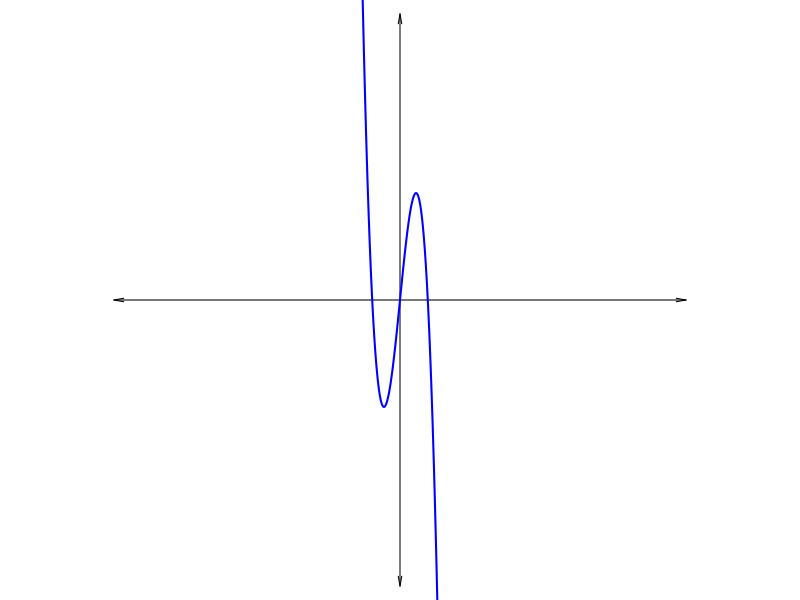
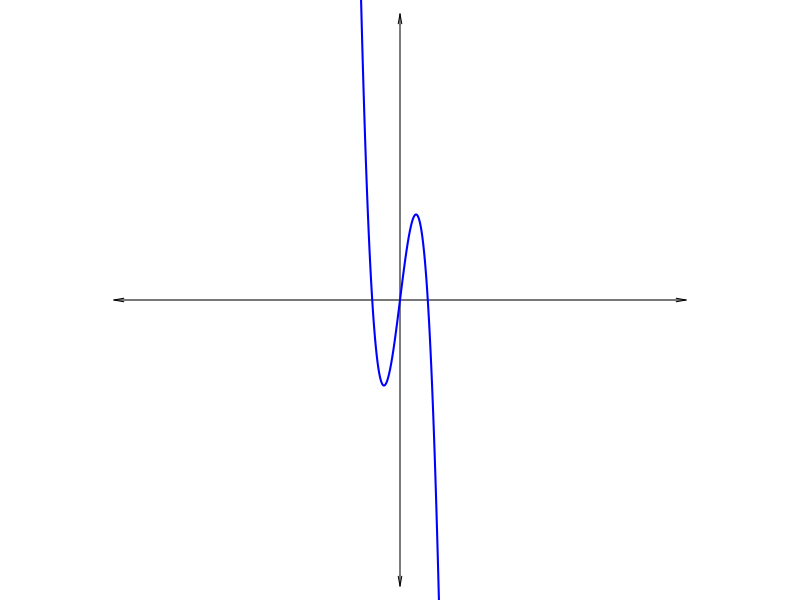
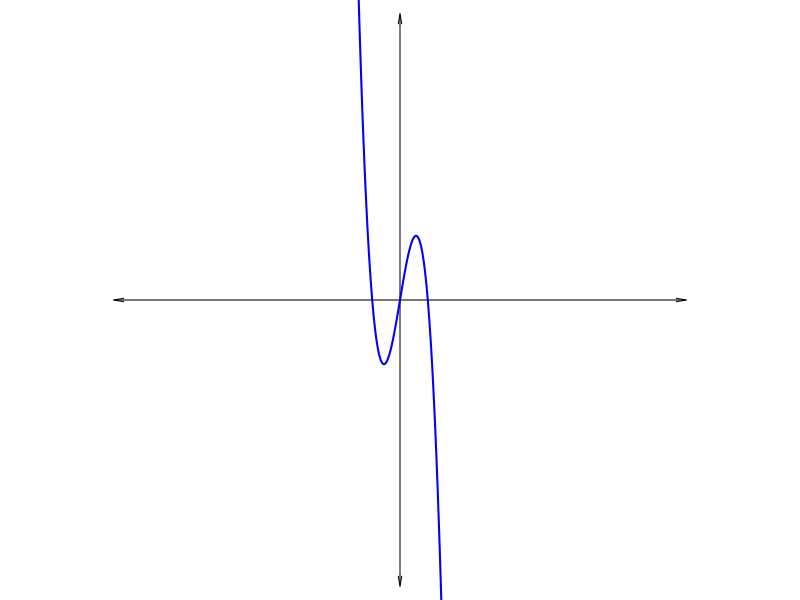
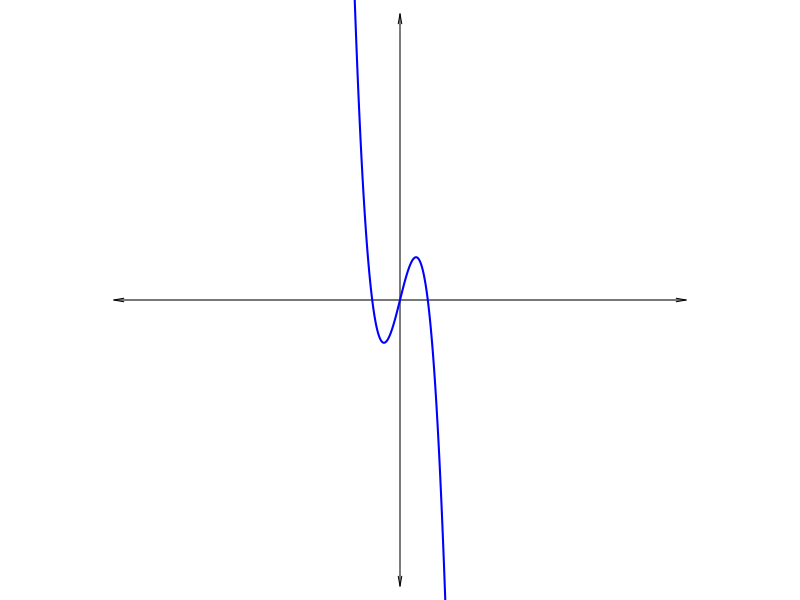
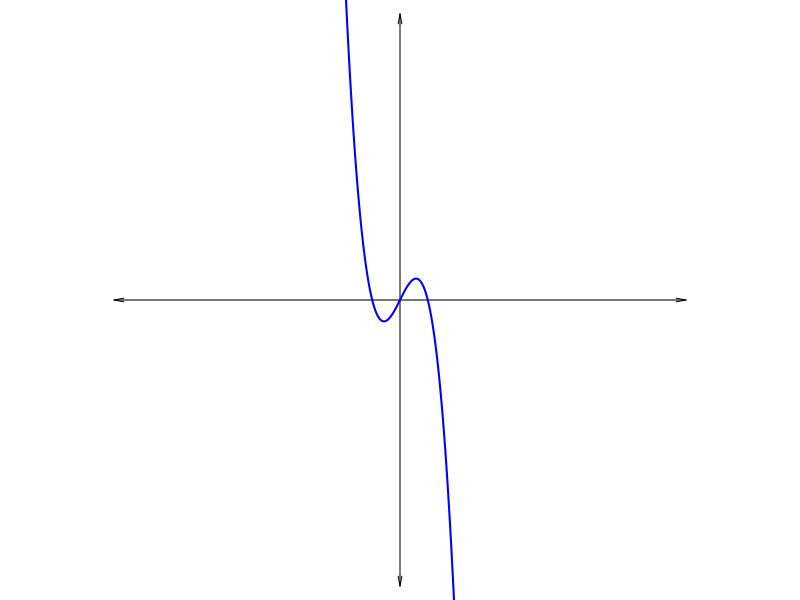
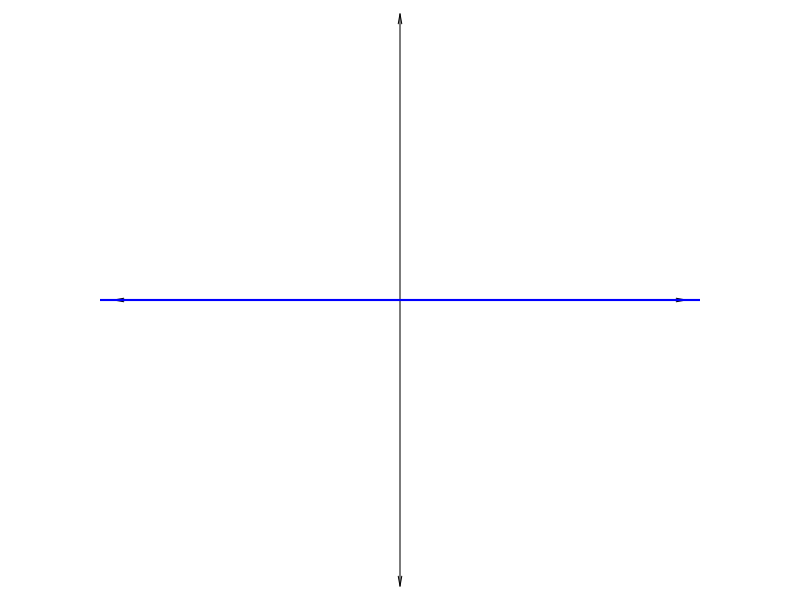
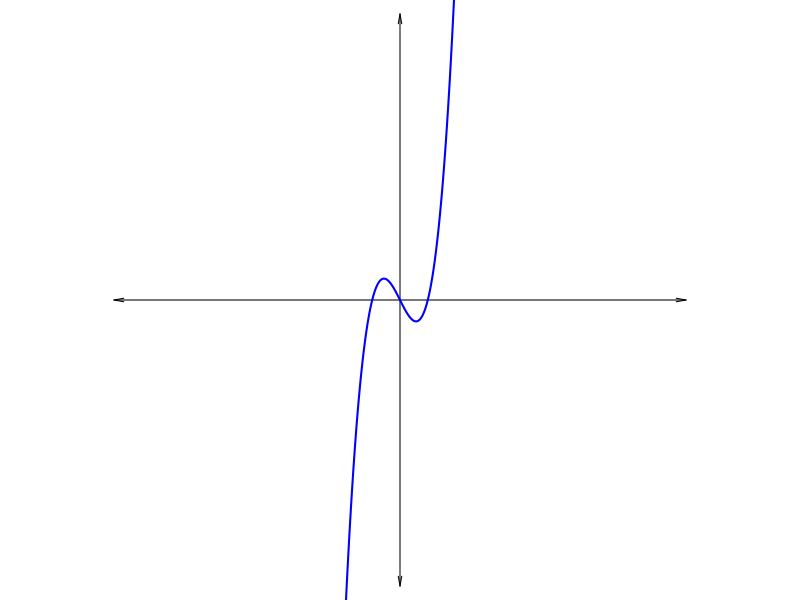
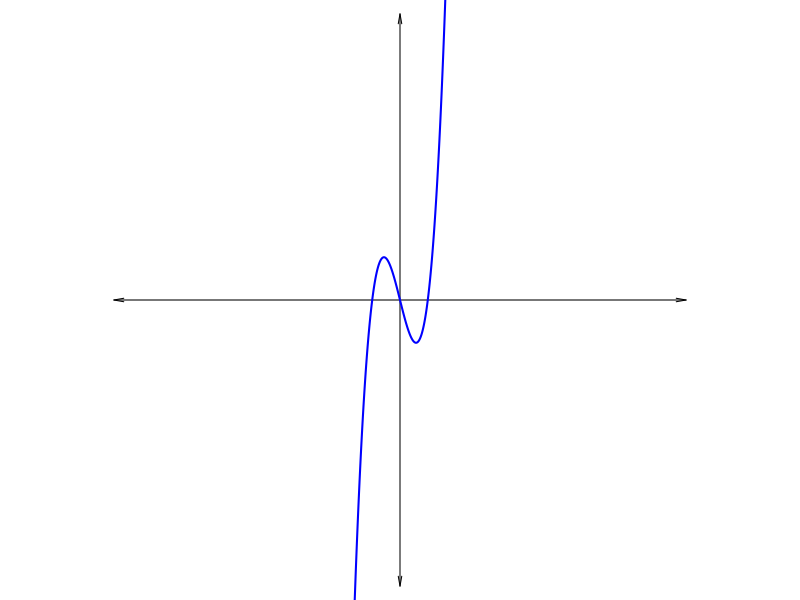

Reproduce these figures in R, in order.
## ---- chunk 1

f = function(x){
    return(x^3-x)
}

g = function(x,t){
    return(f(x+t))
}
h = function(x,t){
    return(f(x)+t)
}
m = function(x,t){
    return(f(t*x))
}
n = function(x,t){
    return(t*f(x))
}

t = c(seq(-10,10,2),seq(10,-10,-2))
x = seq(-50,50,0.01)
gt = list()
ht = list()
mt = list()
nt = list()
for(i in 1:length(t)){
    gt[[i]] = g(x,t[i])
    ht[[i]] = h(x,t[i])
    mt[[i]] = m(x,t[i])
    nt[[i]] = n(x,t[i])
}

lis = list(gt,ht,mt,nt)

ord = sample(1:4)
sol1 = paste0(1*(1:4==ord[1]),collapse="")
sol2 = paste0(1*(1:4==ord[2]),collapse="")
sol3 = paste0(1*(1:4==ord[3]),collapse="")
sol4 = paste0(1*(1:4==ord[4]),collapse="")

ach = c("g(x) = f(x+t)",
       "h(x) = f(x)+t",
       "m(x) = f(tx)",
       "n(x) = t*f(x)"
       )
al = paste0("* ",ach,collapse="\n")

## ---- chunk 2
for(i in 1:length(t)){
    par(mar=c(0,0,0,0),pty="s")
    plot(0,0,"n",xlim=c(-10,10),ylim=c(-10,10),axes=F,ann=F)
    arrows(-10.3,0,10.3,0,0.1,10,3)
    arrows(0,-10.3,0,10.3,0.1,10,3)
    lines(x,lis[[ord[1]]][[i]],col="blue",lwd=2)
}
## ---- chunk 3
for(i in 1:length(t)){
    par(mar=c(0,0,0,0),pty="s")
    plot(0,0,"n",xlim=c(-10,10),ylim=c(-10,10),axes=F,ann=F)
    arrows(-10.3,0,10.3,0,0.1,10,3)
    arrows(0,-10.3,0,10.3,0.1,10,3)
    lines(x,lis[[ord[2]]][[i]],col="blue",lwd=2)
}
## ---- chunk 4
for(i in 1:length(t)){
    par(mar=c(0,0,0,0),pty="s")
    plot(0,0,"n",xlim=c(-10,10),ylim=c(-10,10),axes=F,ann=F)
    arrows(-10.3,0,10.3,0,0.1,10,3)
    arrows(0,-10.3,0,10.3,0.1,10,3)
    lines(x,lis[[ord[3]]][[i]],col="blue",lwd=2)
}
## ---- chunk 5
for(i in 1:length(t)){
    par(mar=c(0,0,0,0),pty="s")
    plot(0,0,"n",xlim=c(-10,10),ylim=c(-10,10),axes=F,ann=F)
    arrows(-10.3,0,10.3,0,0.1,10,3)
    arrows(0,-10.3,0,10.3,0.1,10,3)
    lines(x,lis[[ord[4]]][[i]],col="blue",lwd=2)
}
